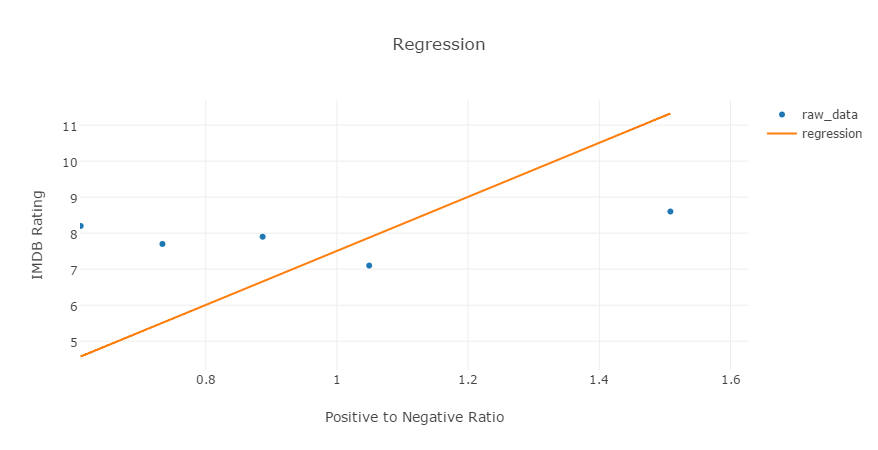

Reproduce this figure in Python.
import numpy as np
import pandas as pd
import statsmodels.api as sm

df=pd.read_csv('sentimentanalysis.csv',index_col=0)

df.head()

x=df.se
y=df.imdb

est=sm.OLS(y,x)

est=est.fit()

est.summary()

est.params

import plotly.plotly as py
import plotly.graph_objs as go
import plotly.tools as tls
from plotly.graph_objs import Data, Layout, Figure
from plotly.graph_objs import XAxis, YAxis

tls.set_credentials_file(username='talieh', api_key='xhh7wkzy0k')
# We pick 100 hundred points equally spaced from the min to the max
x_prime = np.linspace(x.min(), x.max(), 100)

# Now we calculate the predicted values
y_hat = est.predict(x_prime)

trace= go.Scatter(x=x,y=y,mode ='markers',name='raw_data')# Plot the raw data

layout=Layout(title='Regression',xaxis1=XAxis(title='Positive to Negative Ratio'),yaxis1=YAxis(title='IMDB Rating'))


trace1= go.Scatter(x=x_prime,y=y_hat, mode='lines',name='regression')

data=Data([trace,trace1])

fig=Figure(data=data, layout=layout)

py.plot(fig,filename='regression')
